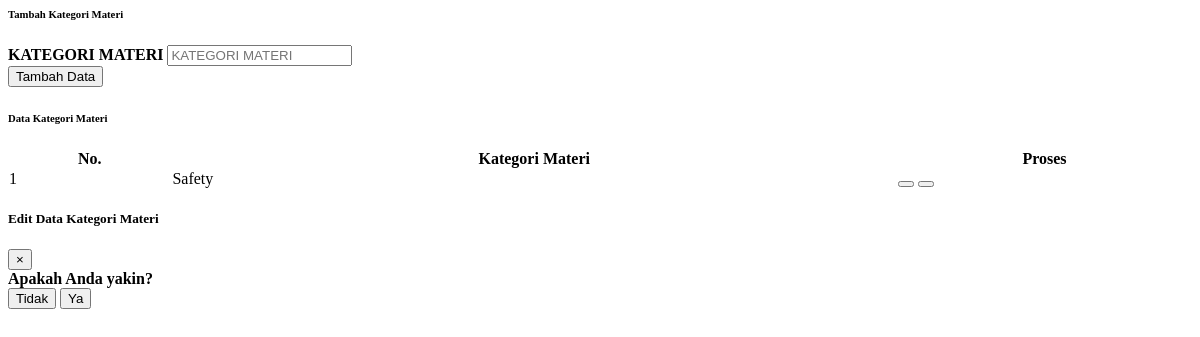
/module/admin/materiTraining/kategoriMateri.php, run on an earlier commit of the app's database.
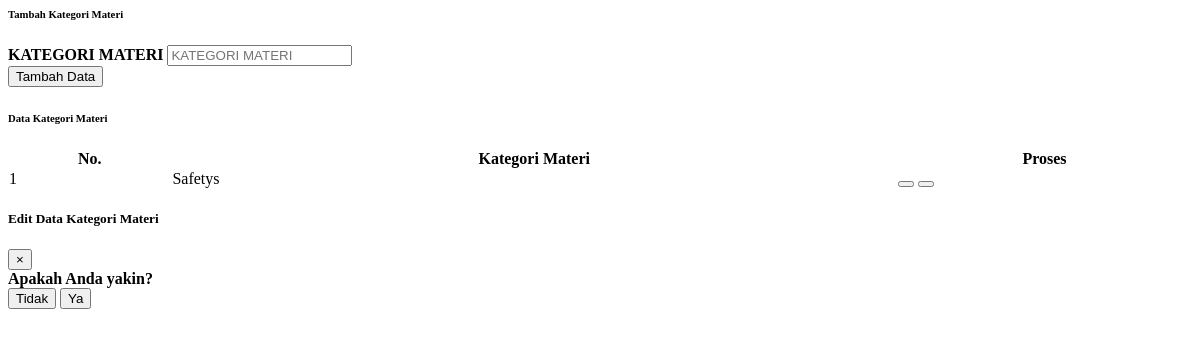
And on a later commit of the database.
### tables this page shows
CREATE TABLE `tabel_kategori_materi` (
  `id_kategori_materi` int(11) NOT NULL,
  `kategori_materi` varchar(100) NOT NULL
);

### process/proses_adminKategoriMateri.php (called while the page is built, shortened)
<?php
function tampilKategoriMateri($con)
{
    $tampilKategoriMateri="select * from tabel_kategori_materi";
    $resultTampilKategoriMateri=mysqli_query($con, $tampilKategoriMateri);
    return $resultTampilKategoriMateri;
}
        ?>

### module/admin/materiTraining/kategoriMateri.php (the view, shortened to what this page needs)
<?php
include "../config/connection.php";
include "../process/proses_adminKategoriMateri.php";
?>
<body>
<div class="container-fluid" id="kategoriMateri">
    <div class="card shadow mb-4">
        <div class="card-header py-3">
            <h6 class="m-0 font-weight-bold text-primary">Tambah Kategori Materi</h6>
        </div>
        <div class="card-body">
            <form action="../process/proses_adminKategoriMateri.php?module=kategoriMateri&act=tambah" method="POST" class="user">
                <div class = "row">
                    <div class="col-sm-6">
                        <div class="form-group row">
                            <div class="col-sm-12 mb-3 mb-sm-0">
                                <label class="col-sm-6 small d-flex flex-column justify-content-center" for="kategori_materi" style="font-weight: bold">KATEGORI MATERI</label>
                                <input type="text" class="form-control form-control-user" id="kategori_materi" name="kategori_materi" placeholder="KATEGORI MATERI" required>
                            </div>
                        </div>
                    </div>
                    <div class="col-sm-6">
                        <div class="form-group row">
                            <div class="col-sm-12 mb-3 mb-sm-0">
                                <button type="submit" class="btn btn-success btn-icon-split" name="tambahKategoriMateri" onclick="ValidasiTambahKategoriMateri();">
                                    <span class="text">Tambah Data</span>
                                </button>
                            </div>
                        </div>
                    </div>
                </div>
            </form>
        </div>
    </div>
    <div class="card shadow mb-4">
        <div class="card-header py-3">
            <h6 class="m-0 font-weight-bold text-primary">Data Kategori Materi</h6>
        </div>
        <div class="card-body">
            <div class="table-responsive">
            <?php
                $resultTampilKategoriMateri=tampilKategoriMateri($con);
                $index=1;
                if (mysqli_num_rows($resultTampilKategoriMateri) > 0){
            ?>
                <table class="table table-bordered" id="dataTable" width="100%" cellspacing="0">
                    <thead>
                        <tr class="text-center">
                            <th>No.</th>
                            <th>Kategori Materi</th>
                            <th>Proses</th>
                        </tr>
                    </thead>
                    <tbody>
                    <?php
                        while ($row = mysqli_fetch_assoc($resultTampilKategoriMateri)) {
                    ?>
                        <tr>
                            <td class="text-center"><?= $index?></td>
                            <td><?= $row["kategori_materi"]?></td>
                            <td class="text-center">
                                <button type="button" class="btn btn-primary edit-kategoriMateri" data-toggle="modal" data-target="#editKategoriMateriModal" id-kategori-materi="<?php echo $row["id_kategori_materi"];?>">
                                </button>
                                <button type="button" class="btn btn-danger hapus-kategoriMateri" data-toggle="modal" data-target="#hapusKategoriMateriModal" id-kategori-materi="<?php echo $row["id_kategori_materi"];?>">
                                </button>
                            </td>
                        </tr>
                    <?php
                        $index++;
                        }
                    ?>
                    </tbody>
                </table>
                <?php
                }else{
                    ?>
                        <div class="text-center">
                            <p class="text-muted">Data Kategori Materi kosong</p>
                        </div>
                    <?php
                }
                ?>
            </div>
        </div>
    </div>
</div>
<div class="modal fade" id="editKategoriMateriModal" tabindex="-1" role="dialog" aria-labelledby="exampleModalLabel" aria-hidden="true">
    <div class="modal-dialog modal-dialog-centered modal-lg" role="document">
      <div class="modal-content">
        <div class="modal-header d-flex justify-content-center bg-kategoriMateri border-0">
          <h5 class="modal-title text-white w-100 text-center">Edit Data Kategori Materi</h5>
          <button type="button" class="close" data-dismiss="modal" aria-label="Close">
            <span aria-hidden="true">&times;</span>
          </button>
        </div>
      </div>
    </div>
  </div>
    <div class="modal fade" id="hapusKategoriMateriModal" tabindex="-1" role="dialog" aria-labelledby="exampleModalLabel" aria-hidden="true">
      <div class="modal-dialog modal-dialog-centered" role="document">
        <div class="modal-content">
          <form action="../process/proses_adminKategoriMateri.php?module=kategoriMateri&act=hapus" method="post">
            <div class="modal-body pt-5 text-center">
              <strong>Apakah Anda yakin?</strong>
            </div>
            <div class="pb-4 pt-4 d-flex justify-content-around">
              <button type="button" class="btn btn-danger mr-4 btn-batal" data-dismiss="modal">Tidak</button>
              <button type="submit" name="hapusKategoriMateri" class="btn btn-success btn-ok">Ya</button>
            </div>
          </form>
        </div>
      </div>
    </div>
</body>

What changed in the data, as far as the page shows it:
changed tabel_kategori_materi: kategori_materi "Safety" → "Safetys"
